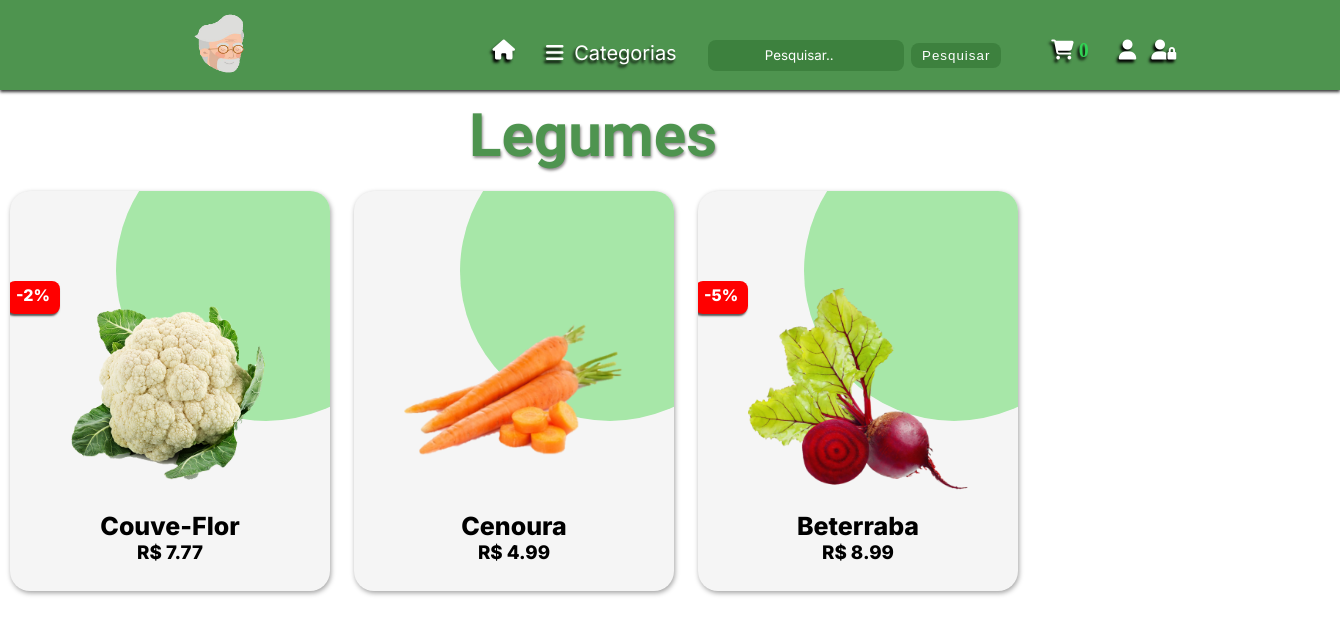
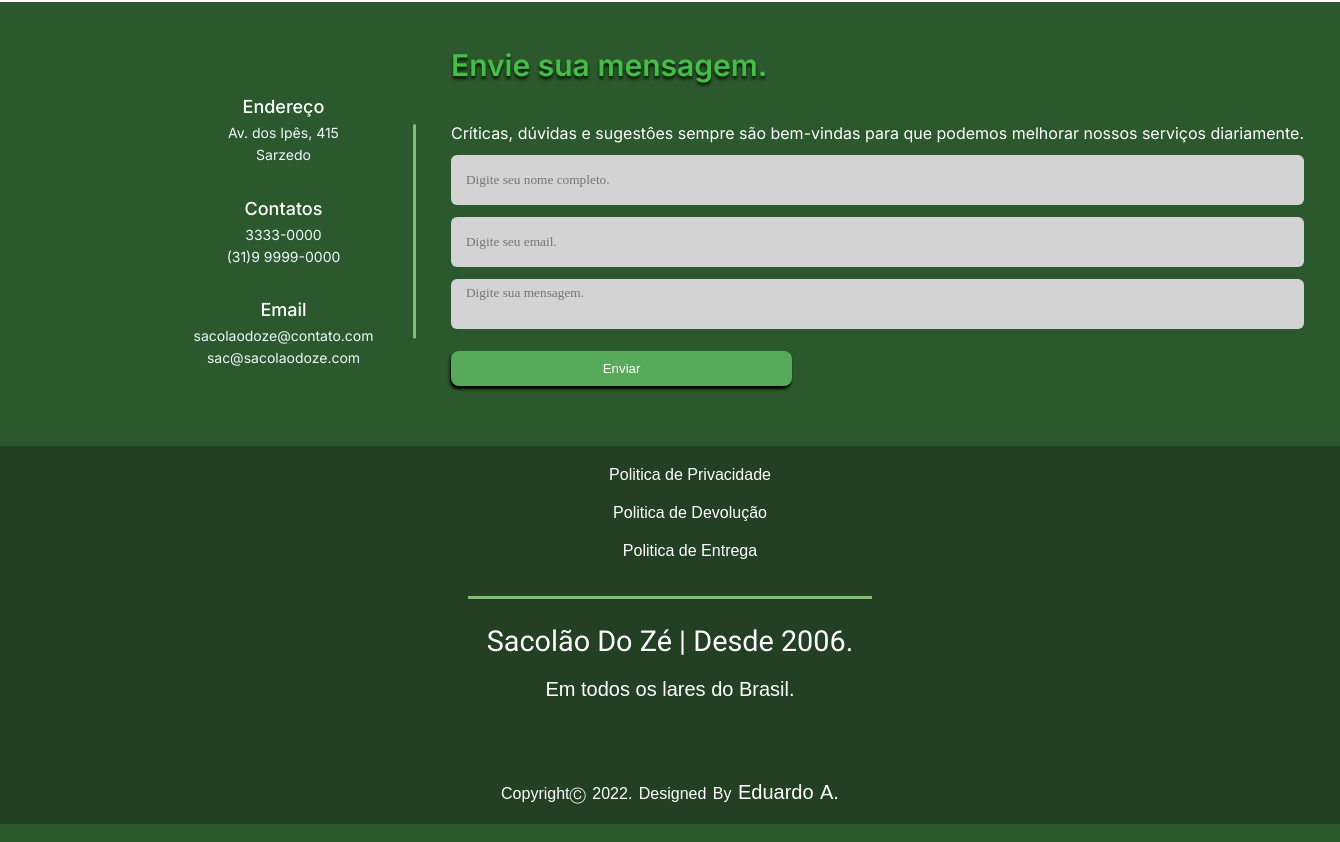
/categories/3, run on an earlier commit of the app's database (2 pictures, top to bottom).
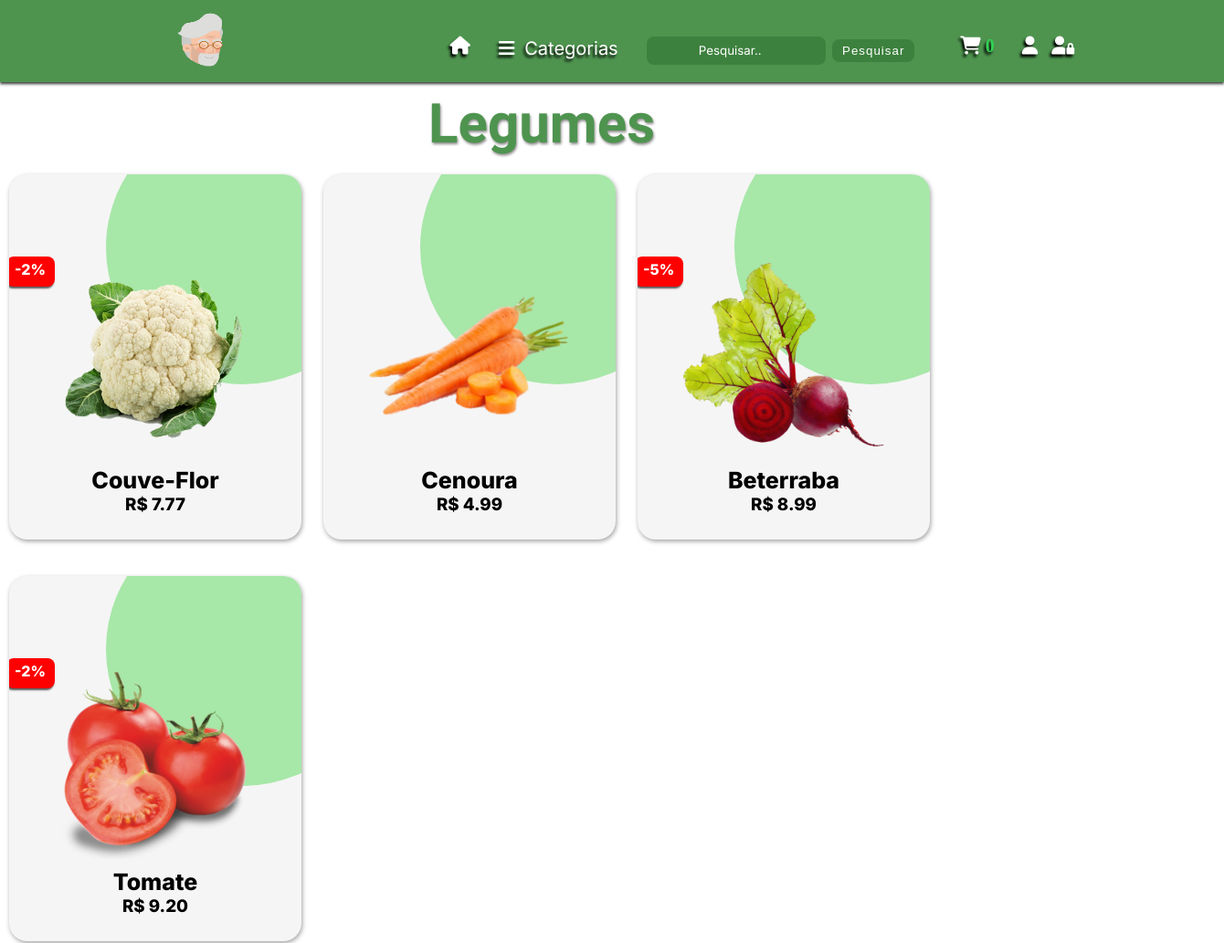
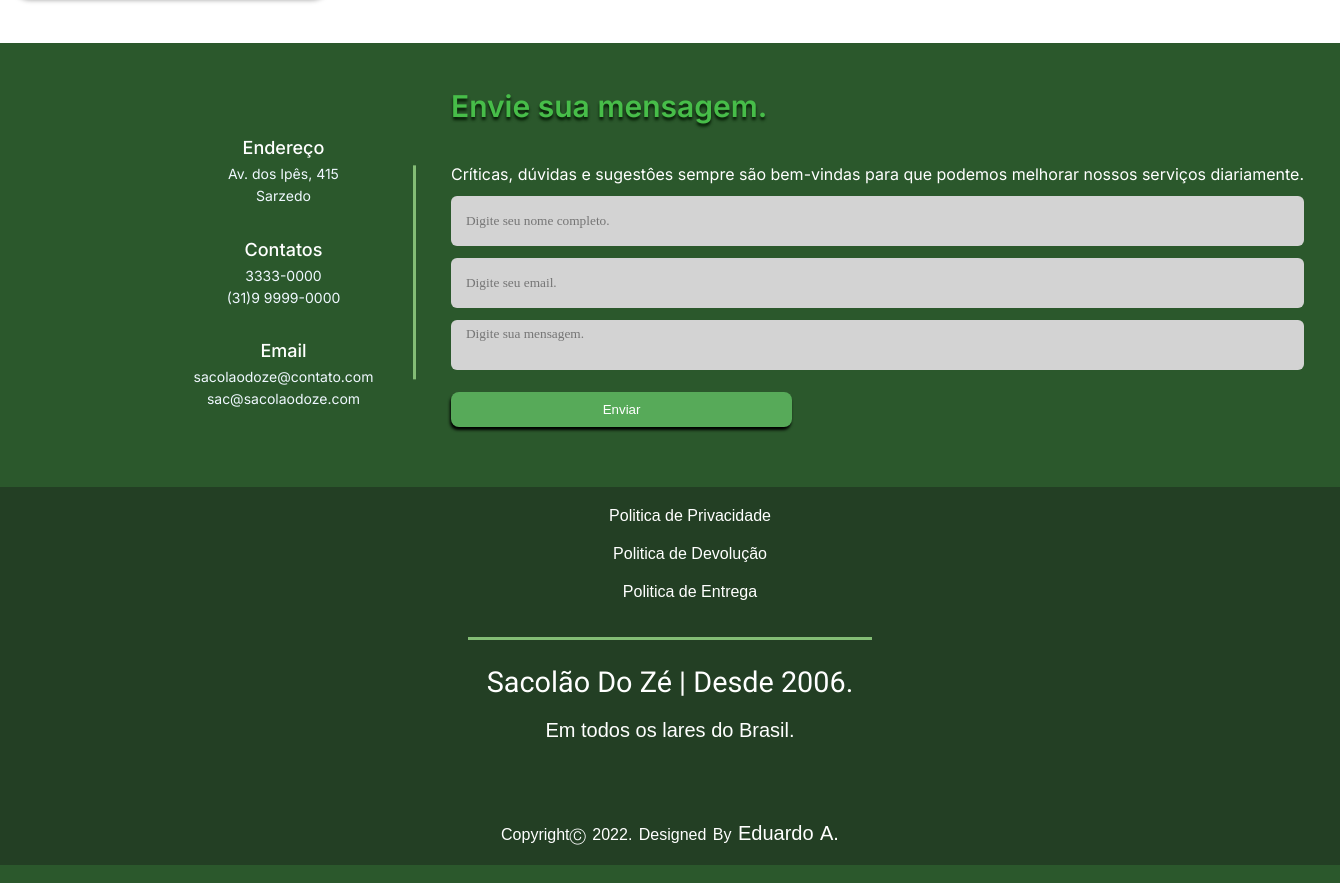
And on a later commit of the database (2 pictures, top to bottom).
### shop/produtos/models.py (models this page shows, shortened)
class Category(db.Model):
    id= db.Column(db.Integer, primary_key=True)
    name= db.Column(db.String(30), nullable=False, unique=True)

class AddProduct(db.Model):
    __searchable__= ['name','desc']
    id= db.Column(db.Integer, primary_key=True)
    name= db.Column(db.String(80), nullable=False)
    price= db.Column(db.Numeric(10,2), nullable=False)
    discount= db.Column(db.Integer, default=0)
    stock= db.Column(db.Integer, nullable=False)
    desc= db.Column(db.Text, nullable=False)
    pub_date= db.Column(db.DateTime, nullable=False, default=datetime.utcnow)
    category_id= db.Column(db.Integer, db.ForeignKey('category.id'), nullable=False)
    category= db.relationship('Category', backref=db.backref('categories', lazy=True))
    image_1= db.Column(db.String(150),nullable=False, default='image.jpg')
    image_2= db.Column(db.String(150),nullable=False, default='image.jpg')
    image_3= db.Column(db.String(150),nullable=False, default='image.jpg')

### shop/produtos/routes.py (the view)
@app.route('/categories/<int:id>')
def get_category(id):
    page= request.args.get('page', 1, type=int)
    get_cat= Category.query.filter_by(id=id).first_or_404()
    get_cat_prod= AddProduct.query.filter_by(category=get_cat).paginate(page=page, per_page= 6)
    return render_template('produtos/categorias.html', get_cat_prod=get_cat_prod, categories=categories(),  get_cat=get_cat)

### shop/produtos/routes.py (called while the page is built)
def categories():
    categories= Category.query.join(AddProduct, (Category.id==AddProduct.category_id)).all()
    return categories

### shop/templates/produtos/categorias.html (shortened to what this page needs)
{% block content %}
<link rel="stylesheet" href="{{url_for('static', filename='css/categoria.css')}}">
<nav class="navbar">
    <div class="logo">
        <a href="/" >
            <img src="{{url_for('static', filename='img/logo2.png')}}">
        </a>
    </div>
    <ul class="nav-list">
        <li><a href="/" title="Ínicio">
            <i class="fa-solid fa-house" style="margin-right: 15px;"></i>
        </a></li>
        <div class="conteiner">
            <button class="click">
                <i class="fa-solid fa-bars" style="margin-top: 2px; margin-right: 5px;"></i>
                Categorias
            </button>
        </div>
        <form class="d-flex" role="search" action="{{url_for('result')}}">
            <input type="search"  placeholder="Pesquisar.." aria-label="Search" name="q">
                <button class="btn-search" type="submit">Pesquisar</button>
        </form>
        <li>
            <a href="/carts" title="Carrinho">
                <i class="fa-solid fa-cart-shopping">
                <span style="color: rgb(49, 211, 84); font-family: 'Verdana'; font: bold;">{{session['Shoppingcart']|length}}</span>
                </i>
            </a>
        </li>
        <li>
        {% if current_user.is_authenticated %}
            <a href="{{url_for('customerLogout')}}" title="Logout">
                <i class="fa-solid fa-user-xmark"></i>
                <span style="color: rgb(49, 211, 84); font-family: 'Verdana'; text-transform: uppercase;">{{current_user.name}}</span>
            </a>
        </li>
        {% else %}
        <li>
            <a href="{{url_for('customerLogin')}}" title="Login/Register">
            <i class="fa-solid fa-user"></i>
            </a>
        </li>
        {% endif %}
        <li>
            <a href="/admin/login" title="Área retrista">
            <i class="fa-solid fa-user-lock"></i>
            </a>
        </li>
    </ul>
</nav>
<div class="title-page">
    <h1>{{get_cat.name}}</h1>
</div>
{% for get_cat in get_cat_prod.items %}
<div class="container">
    <div class="card">
        <div class="imgBx">
        <a href="{{url_for('single_page', id=get_cat.id)}}" title="Clique para ver mais detalhes.">
            <img src="{{ url_for('static', filename='images/' + get_cat.image_1) }}">
        </a>
        {% if get_cat.discount > 0 %}
        <p>-{{get_cat.discount}}%</p>
        {% endif %}
        </div>
        <div class="contentBx">
            <h2>{{get_cat.name}}</h2>
            <h3>R$ {{get_cat.price}}</h3>
            <form action="{{url_for('AddCart')}}" method="post">
            </form>
        </div>
    </div>
</div>
{% endfor %}
{% include 'footer.html'%}
{% endblock content %}

### shop/templates/footer.html (shortened to what this page needs)
{% block content %}
<link rel="stylesheet" href="{{url_for('static', filename='css/footer.css')}}">
<footer>
    <div class="contato" id="contato">
        <div class="contet">
            <div class="left-side">
                <div class="adress details">
                    <div class="topic">Endereço</div>
                    <div class="text-one">Av. dos Ipês, 415</div>
                    <div class="text-two">Sarzedo</div>
                </div>
                <div class="adress details">
                    <div class="topic">Contatos</div>
                    <div class="text-one">3333-0000</div>
                    <div class="text-two">(31)9 9999-0000</div>
                </div>
                <div class="adress details">
                    <div class="topic">Email</div>
                    <div class="text-one">sacolaodoze@contato.com</div>
                    <div class="text-two">sac@sacolaodoze.com</div>
                </div>
            </div>
            <div class="right-side">
                <div class="topic-box" style="text-shadow: 0px 3px 3px #041b04;">Envie sua mensagem.</div>
                <br>
                <br>
                <p>
                    Críticas, dúvidas e sugestôes sempre são bem-vindas para que podemos
                    melhorar nossos serviços diariamente.
                </p>
                <form action="#">
                    <div class="input-box">
                        <input type="text" placeholder="Digite seu nome completo." style="font-family: 'Verdana';">
                    </div>
                    <div class="input-box">
                        <input type="email" placeholder="Digite seu email." style="font-family: 'Verdana';">
                    </div>
                    <div class="input-box mesage-box" >
                        <textarea placeholder="Digite sua mensagem." style="font-family: 'Verdana';"></textarea>
                    </div>
                    <button class="btn-add" href='#' value="Enviar" >Enviar</button>
                </form>
            </div>
        </div>
    </div>
    <div class="footer-content" >
        <ul class="polices" >
            <li><a href="#" >Politica de Privacidade</a></li>
            <li><a href="#">Politica de Devolução</a></li>
            <li><a href="#">Politica de Entrega</a></li>
        </ul>
        <br>
        <br>
        <hr size="3" width="30%" color='#83BD75'>
        <br>
        <h3>Sacolão do Zé | Desde 2006.</h3>
        <p> Em todos os lares do Brasil.</p>
    </div>
    <div class="footer-bottom">
        <p>copyrightⒸ 2022. designed by <a href="https://github.com/eduardoaoc">Eduardo A.</a></p>
    </div>
</footer>
{% endblock content %}

### shop/static/css/categoria.css (style rules this page uses)
* { margin: 0; scroll-behavior: smooth; }
.container { justify-content: center; position: relative; display: inline-block; flex-wrap: wrap; margin-bottom: 20px; }
.container .card { box-shadow: 1px 2px 5px rgb(162, 162, 162); margin-left: 10px; margin-right: 10px; margin-top: 20px; position: relative; width: 320px; height: 400px; background: whitesmoke; border-radius: 20px; overflow: hidden; }
.container .card:before { content: ''; position: absolute; top: 0; left: 0; width: 100%; height: 100%; background: #a7e7a8; clip-path: circle(150px at 80% 20%); transition: 0.5s ease-in-out; }
.container .card:after { content: ''; position: absolute; top: 50%; left: -5%; font-size: 7em; font-weight: 600; font-style: italic; color: rgba(0, 255, 0, 0.041) }
.container .card p { margin-left: -3px; font-family: 'Inter'; position: static; width: 35px; height: 25px; font-weight: 800; color: #ffffff; background: red; padding: 4px 9px; border-radius: 8px; z-index: 1250; box-shadow: -1px 2px 2px rgb(87, 87, 87); }
.container .card .imgBx { position: absolute; top: 50%; transform: translateY(-50%); z-index: 999; width: 100%; height: 220px; transition: 0.6s; }
.container .card .imgBx img { position: absolute; top: 50%; left: 50%; transform: translate(-50%, -50%); width: 220px; }
.container .card .contentBx { position: absolute; bottom: 0; width: 100%; height: 100px; text-align: center; transition: 0.7s; z-index: 10; }
.container .card .contentBx h2, h3 { font-family: 'Inter'; font-weight: 800; color: black; }
.container .card .contentBx h2 { margin-top: 20px; font-size: 25px; }
.title-page h1 { margin-left: 35%; margin-top: 10px; font-size: 60px; text-shadow: 1px 2px 3px rgb(141, 139, 139); color:#4E944F; font-family: 'Lobster'; }
.btn-add { margin-top: 60px; width: 40%; padding: 10px 0px; border: none; border-radius: 8px; outline: none; font-weight: 500; color: #ffffff; background: rgb(87, 170, 89); cursor: pointer; box-shadow: -1px 3px 3px #000000; }
.navbar a { font-size: 20px; color: rgb(255, 255, 255); text-decoration: none; transition: 0.3s; }
ul { list-style: none; }
.navbar { text-shadow: -2px 3px 3px rgb(0, 0, 0); font-family: 'Inter', sans-serif; background: #4E944F; position: static; height: 90px; display: flex; align-items: center; width: 100%; justify-content: space-evenly; color: #ffff; z-index: 1100; box-shadow: 0px 2px 3px #353535; }
.nav-list { color: #ffffff; list-style: none; display: flex; margin-top: 15px; }
.nav-list li { color: #ffff; margin-left: 15px; }
.navbar .logo img { width: 110px; height: 90px; }
.conteiner { position: relative; }
.click { outline: none; border: none; background-color: #4E944F; text-shadow: -2px 3px 3px rgb(0, 0, 0); font-family: 'Inter', sans-serif; font-size: 20px; color: rgb(255, 255, 255); text-decoration: none; transition: 0.3s; margin-left: 10px; margin-right: 25px; }
input[type=search] { font-family: 'Inter', sans-serif; right: 50%; background: #3d813e; border:none; text-align: center; border-radius: 8px; color: rgb(255, 255, 255); cursor: pointer; outline: none; min-height: 120%; }
input[type=search]::placeholder { font-family: 'Inter', sans-serif; color: #ffffff; opacity: 10; }
.btn-search { margin-left: 3px; margin-right: 35px; width: 90px; height: 25px; border: none; border-radius: 8px; outline: none; letter-spacing: 1px; color: #ffffff; background: #3d813e; }

What changed in the data, as far as the page shows it:
added AddProduct: image_1 (picture), discount "2", name "Tomate", price "9.20"
